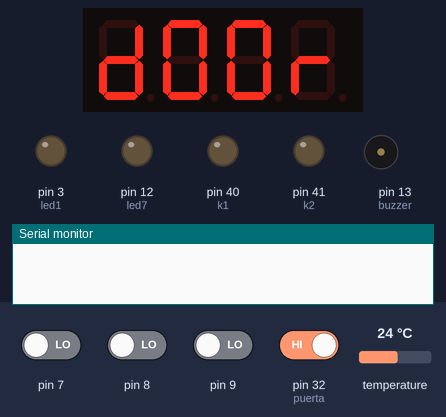
A program run on a simulated Arduino Mega 2560, built with avr-gcc and run on an emulated ATmega2560. Shown: 4-digit seven-segment display, output pins drawn as LEDs (lit = HIGH), buzzer (waves = sounding), the last lines printed to the serial monitor. Dashed ring = blinking. Inputs (shaded band) come from the test bench; at power-on: pin 32 (puerta) HIGH, pin 7–9 LOW, temperature 24 °C.

Above: at 1.2 s.
1.3 s: pin 32 (puerta) driven LOW
At 1.6 s:
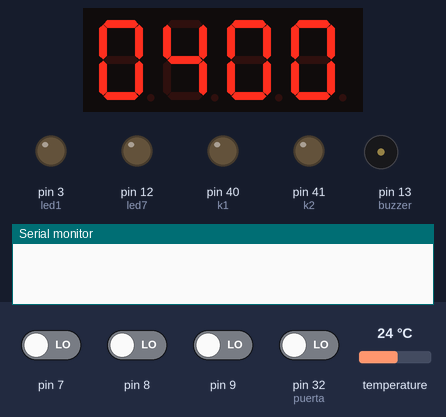
2.8 s: pin 7 driven HIGH
At 4.4 s:
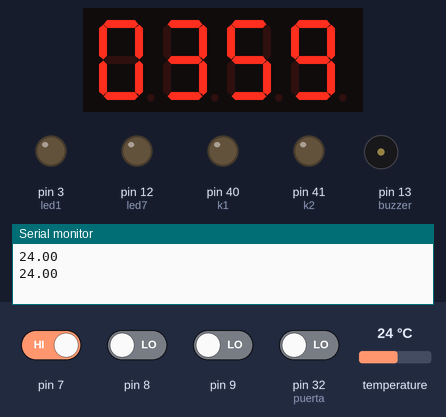
5.8 s: pin 8 driven HIGH
At 7.1 s:
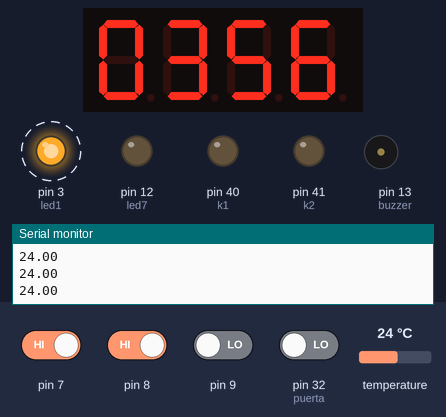
8.8 s: temperature set to 25.3 °C
At 9.8 s:
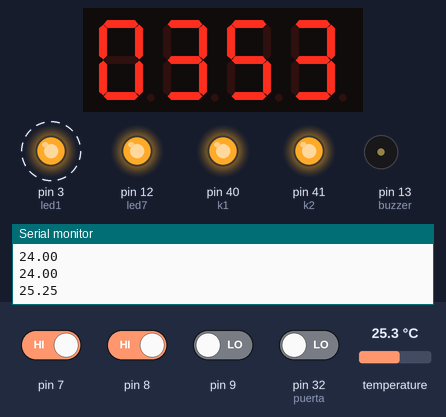
11.5 s: pin 9 driven HIGH
14.5 s: pin 32 (puerta) driven HIGH
At 15.5 s:
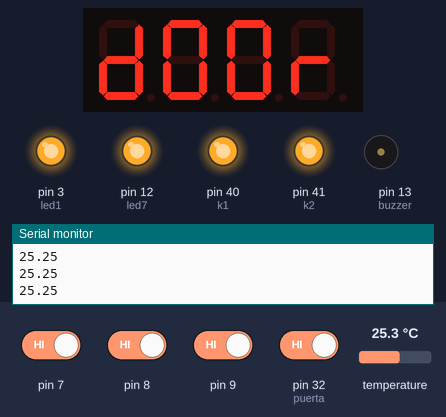
Timing chart, 0 to 17.5 s (numbered marks = the images above; inputs shaded):
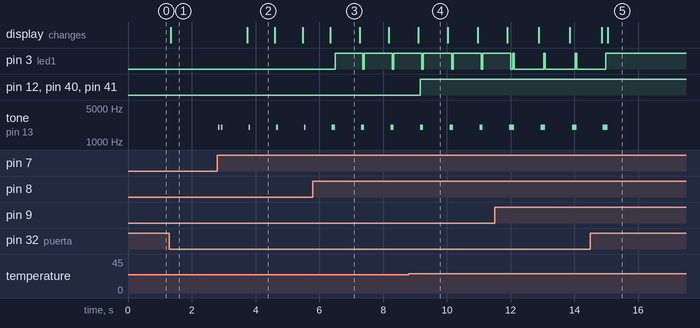

Measured:
- the behaviour switches between 24.9 and 25 °C on temperature (found by bisection; images 3 and 4)
- after the input at 1.3 s, the display: changes at once (image 1)
- after the input at 2.8 s, tone on pin 13 (buzzer): goes 2000 Hz 0.05 s, silent 0.04 s, 3 × (2000 Hz 0.05 s, silent 0.82 s), 2000 Hz 0.05 s, then silent, starting at once; the display: changes after 0.93 s (image 2)
- after the input at 5.8 s, pin 3 (led1): alternates HIGH for 0.87 s and LOW for 0.05 s, starting after 0.70 s
- after the input at 8.8 s, pin 12 (led7), pin 40 (k1), pin 41 (k2): LOW → HIGH after 0.37 s
- after the input at 14.5 s, pin 3 (led1): goes on until 15.0 s, then stays HIGH; tone on pin 13 (buzzer): goes on until 15.0 s, then stays silent; the display: first differs from a run without the input after 0.54 s (image 5)
- what the display in image 4 shows lasts 0.9 s, from 9.1 s to 10.0 s

The program:

main.cpp
```cpp
#include <Arduino.h>
#include "Buttton.h"
#include <TM1637Display.h>
#include <OneWire.h>
#include <DallasTemperature.h>
//===================================
const int pinDatosDQ = 49;
OneWire oneWireObjeto(pinDatosDQ);
DallasTemperature sensorDS18B20(&oneWireObjeto);
//===================================
#define bt1 7
#define bt2 8
#define bt3 9
//===================================
#define puerta 32
#define k1 40
#define k2 41
//===================================
#define led1 3
#define led2 81
#define led3 82
#define led4 80
#define led5 77
#define led6 78
#define led7 12
//===================================
const uint8_t SEG_E1[] = {
    SEG_G,
    SEG_A | SEG_D | SEG_E | SEG_F | SEG_G, // E
    SEG_B | SEG_C,                         // 1
    SEG_G};
//===================================
const uint8_t SEG_DOOR[] = {
    SEG_B | SEG_C | SEG_D | SEG_E | SEG_G,         // d
    SEG_A | SEG_B | SEG_C | SEG_D | SEG_E | SEG_F, // O
    SEG_A | SEG_B | SEG_C | SEG_D | SEG_E | SEG_F, // O
    SEG_E | SEG_G                                  // R
};
const uint8_t SEG_DONE[] = {
    SEG_B | SEG_C | SEG_D | SEG_E | SEG_G,         // d
    SEG_A | SEG_B | SEG_C | SEG_D | SEG_E | SEG_F, // O
    SEG_C | SEG_E | SEG_G,                         // n
    SEG_A | SEG_D | SEG_E | SEG_F | SEG_G          // E
};
const uint8_t SEG_COLD[] = {
    SEG_D | SEG_E | SEG_G,         // c
    SEG_C | SEG_D | SEG_E | SEG_G, // o
    SEG_C | SEG_D | SEG_E | SEG_G, // o
    SEG_B | SEG_C                  // l

};
//===================================
int ahoras = 0;
int aminutos = 0;
int asegundos = 0;
int TIEMPO1 = 4;
int segundostotal = TIEMPO1 * 60;
int dato;
int datoAnterior;
unsigned long time = 0;
int dato2;
int datoAnterior2;
int i = 0;
bool aux = 0;
#define CLK 4
#define DIO 2
TM1637Display display(CLK, DIO);
Buttton buton(bt1);
Buttton buton2(bt2);
Buttton buton3(bt3);

void setup()
{
  sensorDS18B20.begin();
  pinMode(INPUT_PULLUP, puerta);
  pinMode(OUTPUT, k1);
  pinMode(OUTPUT, k2);
  pinMode(OUTPUT, led1);
  pinMode(OUTPUT, led2);
  pinMode(OUTPUT, led3);
  pinMode(OUTPUT, led4);
  pinMode(OUTPUT, led5);
  pinMode(OUTPUT, led6);
  pinMode(OUTPUT, led7);
  Serial.begin(9600);
  display.clear();
}

void loop()
{

  ahoras = ((segundostotal / 60) / 60);
  aminutos = (segundostotal / 60) % 60;
  asegundos = segundostotal % 60;
  display.setBrightness(0x0f);
  display.showNumberDec(aminutos, true, 2, 0); // Expect: __04
  display.showNumberDec(asegundos, true, 2, 2);
  // display.showNumberDec(sensorDS18B20.getTempCByIndex(0), true, 2, 2);
  if (buton.isPressed())
  {
    analogWrite(led4, 255); // led boton 1
    aux = 1;
  }
  if (buton2.isPressed())
  {
    analogWrite(led1, 255); // led boton 2
    aux = 1;
  }
  if (buton3.isPressed())
  {
    analogWrite(led2, 255); // led boton 3
    aux = 1;
  }
  while (digitalRead(puerta) == 1)
  {
    aux = 0;
    display.setBrightness(0x0f);
    display.setSegments(SEG_DOOR);
  }

  while (segundostotal > 0 && aux == 1 && digitalRead(puerta) == 0)
  {

    Serial.println(sensorDS18B20.getTempCByIndex(0));

    while (sensorDS18B20.getTempCByIndex(0) < 0)
    {
      display.setBrightness(0x0f);
      display.setSegments(SEG_E1);
      digitalWrite(led4, LOW); // led boton 1
      digitalWrite(led1, LOW); // led boton 2
      digitalWrite(led2, LOW); // led boton 3
      digitalWrite(led3, LOW); // led 4
      digitalWrite(led7, LOW); // led 5
      digitalWrite(led5, LOW); // led 6
      digitalWrite(led6, LOW); // led 7
      digitalWrite(k1, LOW);   // pegado al capacitor
      digitalWrite(k2, LOW);   // pegado al thermistor
    }
    if (sensorDS18B20.getTempCByIndex(0) >= 25 && sensorDS18B20.getTempCByIndex(0) <= 26)
    {
      analogWrite(led3, 255); // led  4
      analogWrite(led7, 255); // led 5
      analogWrite(led6, 255); // led 6
      analogWrite(led5, 255); // led  7

      analogWrite(k1, 255); // pegado al capacitor
      analogWrite(k2, 255); // pegado al thermistor
    }
    else
    {
      digitalWrite(led3, LOW); // led 4
      digitalWrite(led7, LOW); // led 5
      digitalWrite(led5, LOW); // led 6
      digitalWrite(led6, LOW); // led 7

      digitalWrite(k1, LOW); // pegado al capacitor
      digitalWrite(k2, LOW); // pegado al thermistor
    }
    if (buton.isPressed())
    {
      analogWrite(led4, 255);  // led boton 1
      digitalWrite(led1, LOW); // led boton 2
      digitalWrite(led2, LOW); // led boton 3
      aux = 1;
    }
    if (buton2.isPressed())
    {
      analogWrite(led1, 255);  // led boton 2
      digitalWrite(led4, LOW); // led boton 1
      digitalWrite(led2, LOW); // led boton 3
      aux = 1;
    }
    if (buton3.isPressed())
    {
      analogWrite(led2, 255);  // led boton 3
      digitalWrite(led4, LOW); // led boton 1
      digitalWrite(led1, LOW); // led boton 2
      aux = 1;
    }

    while (digitalRead(puerta) == 1)
    {
      display.setBrightness(0x0f);
      display.setSegments(SEG_DOOR);
      digitalWrite(led4, LOW); // led boton 1
      digitalWrite(led1, LOW); // led boton 2
      digitalWrite(led2, LOW); // led boton 3
      digitalWrite(led3, LOW); // led 4
      digitalWrite(led7, LOW); // led 5
      digitalWrite(led5, LOW); // led 6
      digitalWrite(led6, LOW); // led 7
      digitalWrite(k1, LOW);   // pegado al capacitor
      digitalWrite(k2, LOW);   // pegado al thermistor
    }

    time = millis() / 1000;
    dato2 = time;
    if (dato2 != datoAnterior2)
    {
      sensorDS18B20.requestTemperatures();
      segundostotal--;
    }
    datoAnterior2 = dato2;

    ahoras = ((segundostotal / 60) / 60);
    aminutos = (segundostotal / 60) % 60;
    asegundos = segundostotal % 60;

    display.setBrightness(0x0f);
    display.showNumberDec(aminutos, true, 2, 0); // Expect: __04
    display.showNumberDec(asegundos, true, 2, 2);

    if (segundostotal <= 0)
    {
      display.setBrightness(0x0f);
      display.setSegments(SEG_DONE);
      aux = 0;

      digitalWrite(led4, LOW); // led boton 1
      digitalWrite(led1, LOW); // led boton 2
      digitalWrite(led2, LOW); // led boton 3
      digitalWrite(led3, LOW); // led 4
      digitalWrite(led7, LOW); // led 5
      digitalWrite(led5, LOW); // led 6
      digitalWrite(led6, LOW); // led 7
      digitalWrite(k1, LOW);   // pegado al capacitor
      digitalWrite(k2, LOW);   // pegado al thermistor
      delay(1000);
      asm volatile(" jmp 0");
    }
  }
}
```

Buttton.h
```cpp
#include <Arduino.h>
#define buzzer 13

class Buttton
{

public:
    int _button;
    int state;
    unsigned long buttonDownMs;
    Buttton(int button)
    {
        _button = button;
        pinMode(_button, INPUT);
    }

    bool isPressed()
    {
        if (digitalRead(_button))
        {
            ton();
        }

        return (digitalRead(_button));
    }

    int longpulse()
    {
        int prevState = state;
        state = digitalRead(_button);

        if (prevState == LOW && state == HIGH)
        {
            buttonDownMs = millis();
        }
        else if (prevState == HIGH && state == LOW)
        {
            if (millis() - buttonDownMs < 50)
            {

                // Serial.println("antirrebote");
            }
            else if (millis() - buttonDownMs < 250)
            {
                // Serial.println("click corto");
                return 1;
            }
            else
            {
                // Serial.println("click largo");
                return 2;
            }
        }
    }

private:
    void ton()
    {
        tone(buzzer, 2000);
        delay(50);
        noTone(buzzer);
    }
};
```
